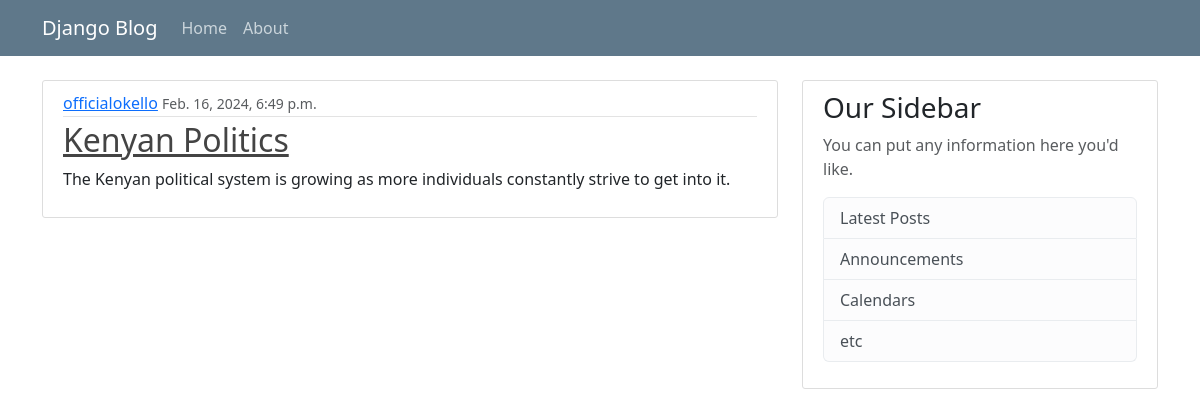
The page / on the database its author committed.
### blog/models.py (models this page shows, shortened)
class Post(models.Model):
    title = models.CharField(max_length=100)
    content = models.TextField()
    date_posted = models.DateTimeField(default=timezone.now)
    author = models.ForeignKey(User, on_delete=models.CASCADE)

### blog/views.py (the view)
# urls.py: path('', views.home, name='blog-home'),
def home(request):
    context = {
        'posts': Post.objects.all()
    }
    return render(request, 'blog/home.html', context)

### blog/templates/blog/home.html
{% extends 'blog/base.html' %}
{% block content %}
   {% for post in posts %}
        <article class="media content-section">
            <div class="media-body">
                <div class="article-metadata">
                    <a class="mr-2" href="#">{{ post.author }}</a>
                    <small class="text-muted">{{ post.date_posted }}</small>
                </div>
                <h2><a class="article-title" href="#">{{ post.title }}</a></h2>
                <p class="article-content">{{ post.content }}</p>
            </div>
        </article>
    {% endfor %}
{% endblock content %}

### blog/static/blog/main.css (style rules this page uses)
body { background: #fafafa; color: #333333; margin-top: 5rem; }
h1, h2, h3, h4, h5, h6 { color: #444444; }
.content-section { background: #ffffff; padding: 10px 20px; border: 1px solid #dddddd; border-radius: 3px; margin-bottom: 20px; }
.article-title { color: #444444; }
.article-content { white-space: pre-line; }
.article-metadata { padding-bottom: 1px; margin-bottom: 4px; border-bottom: 1px solid #e3e3e3 }

### rows shown on the page
Post: author "officialokello", date_posted "Feb. 16, 2024, 6:49 p.m.", title "Kenyan Politics", content "The Kenyan political system is growing as more individuals constantly strive to get into it."
